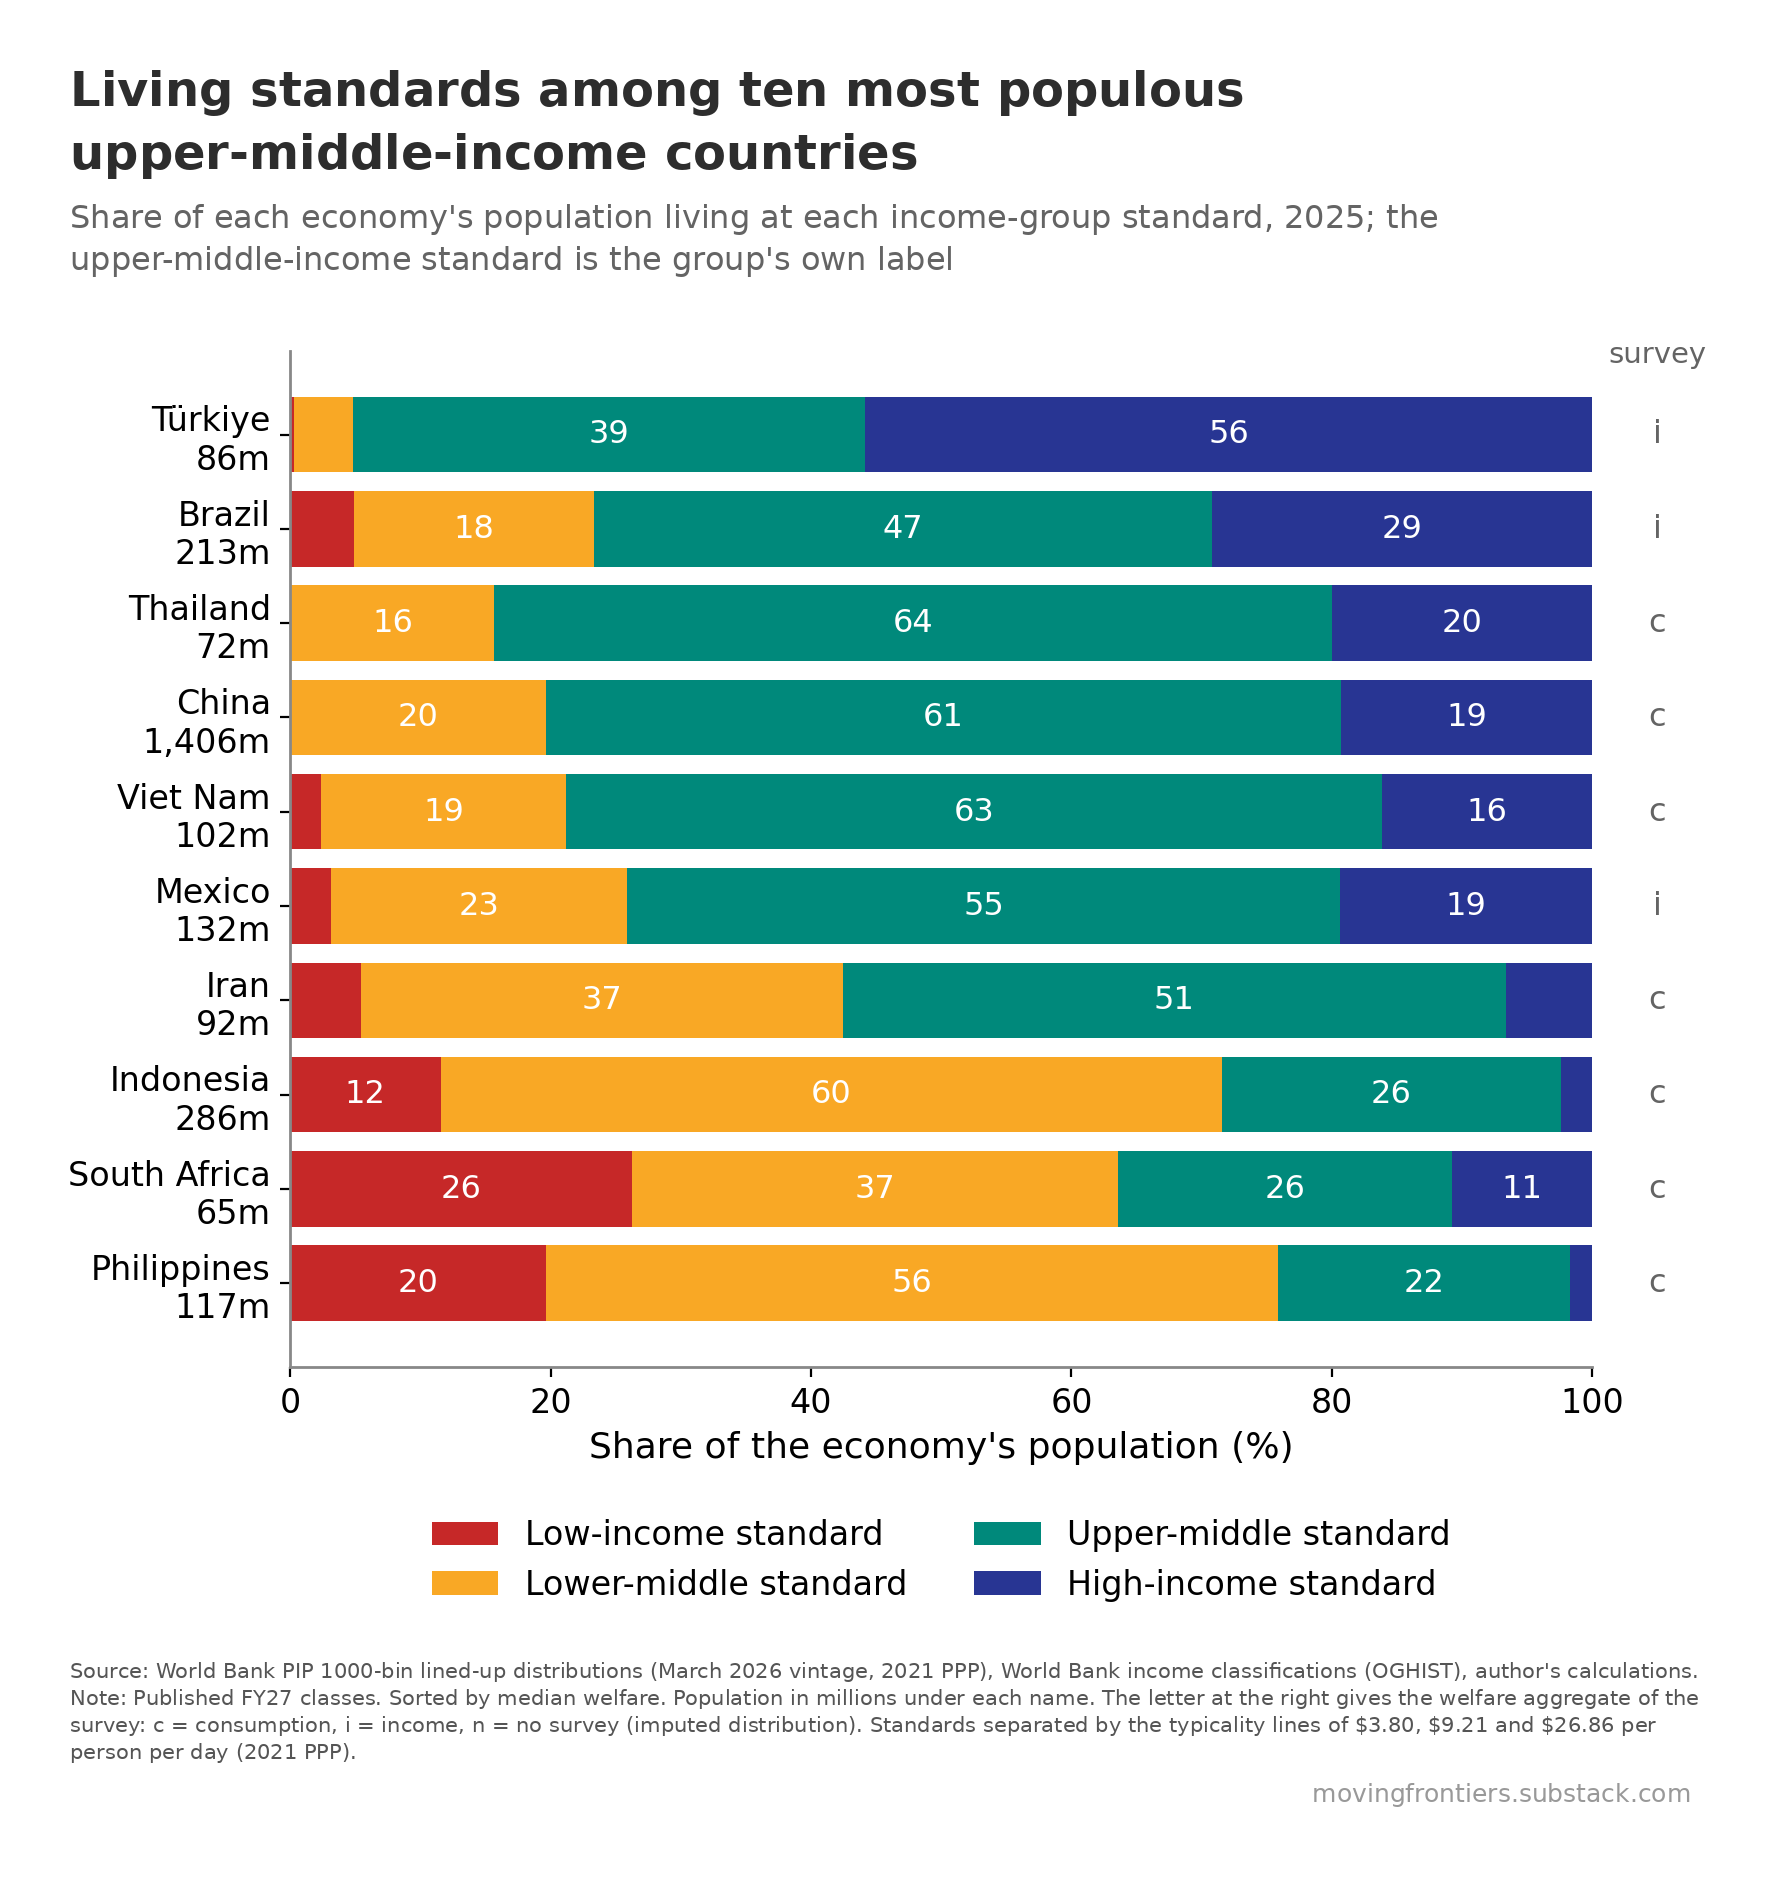

Here is the Python script that generated this plot:
"""chart-8b-ten-umics.py - Moving Frontiers, Belindia post. Self-sufficient: house style and data embedded.
Data frozen 12 Sep 2026 from World Bank PIP 1000-bin distributions (March 2026 vintage) and OGHIST (July 2026);
2026 = nowcast with China high income. Run: python3 chart-8b-ten-umics.py  ->  chart-8b-ten-umics.png (and chart-8b-ten-umics.csv is the same data).
Method: typicality lines = crossings of the four class curves of daily welfare (see belindia_typicality.xlsx)."""
import matplotlib; matplotlib.use("Agg")
import matplotlib.pyplot as plt, numpy as np, sys, types

# ---------------------------------------------------------------- house style (moving_frontiers_style.py, verbatim)
_mf = types.ModuleType("moving_frontiers_style"); sys.modules["moving_frontiers_style"] = _mf
exec(compile('"""\nmoving_frontiers_style.py - Moving Frontiers house style.\n\nDraw the plot in matplotlib, save it, then call compose(). The title, subtitle,\ncaption and watermark are laid out in PIL, where every gap is measured ink to ink\nrather than through matplotlib text boxes, which carry the font\'s full ascent and\ndescent whether or not the string has ascenders or descenders.\n\n    import moving_frontiers_style as mf\n    mf.rc()\n    fig, ax = plt.subplots(figsize=(8, 5.6), dpi=mf.DPI)\n    ...plot in mf.palette(2)...\n    fig.savefig("plot.png", dpi=mf.DPI, facecolor="white", bbox_inches="tight")\n    mf.compose("plot.png", "chart.png", TITLE, SUBTITLE, SOURCE, NOTE)\n\n"""\n\nimport os\nimport numpy as np\nimport matplotlib\nfrom PIL import Image, ImageDraw, ImageFont\n\nDPI = 200\n\n# ---- colours: the main elements, by how many series the chart has ----\nRED, GOLD, GREEN, BLUE = "#C62828", "#F9A825", "#00897B", "#283593"\nPALETTE = {1: [BLUE],\n           2: [RED, BLUE],\n           3: [RED, BLUE, GOLD],\n           4: [RED, GOLD, GREEN, BLUE]}\nGREY = "#888888"          # axes, rules, de-emphasised marks\n\n\ndef palette(n):\n    assert n in PALETTE, "the house palette covers one to four series"\n    return PALETTE[n]\n\n\n# ---- spacing, in pixels at 200 dpi, every gap ink to ink ----\nGAP_TITLE_SUB = 25        # subtitle below the title\nGAP_SUB_PLOT  = 70        # plot below the subtitle\nGAP_PLOT_CAP  = 60        # caption below the plot\nGAP_CAP_MARK  = 20        # watermark below the last caption line\nMARK_RIGHT    = 15        # watermark right edge, inside the content right edge\nBORDER        = 70        # empty space around the whole canvas\n\n# Canvas width is allowed to differ from chart to chart: each canvas is just the plot\n# plus the border. Pass content_w=<px> to compose() to pad a narrow plot out to a\n# common width instead, which is optional.\nCONTENT_W     = None\n\n# Type is fixed, not scaled to the chart. Sizing the title from the plot width made\n# it depend on how much white space matplotlib happened to leave, so a narrow chart\n# got a smaller title than a wide one in the same pack.\n# TYPE SCALES WITH THE CANVAS, so that a chart shown at a fixed display width, a\n# phone column say, always shows the same apparent type whatever its own pixel width.\n# The point sizes below are the sizes at REF_W; a canvas half again as wide gets type\n# half again as large, and the two look identical once both are scaled to the column.\n# Sizing type from the plot width, as an earlier version did, is not the same thing and\n# was a bug: it made the title depend on how much white space matplotlib happened to\n# leave around the axes rather than on how large the image is.\nREF_W      = 1980         # reference canvas width the point sizes below refer to\nTITLE_PT   = 19.44        # title, 54px at REF_W\nSUB_FRAC   = 0.68         # subtitle as a share of the title\nCAP_PT     = 8.5          # caption, 24px at REF_W\nMARK_MULT  = 1.2          # watermark as a share of the caption\nLEADING    = 1.32\n\n# Type inside the plot. Set once here and applied by rc(), so every chart in a pack\n# carries the same tick labels, axis titles and annotations. A build script that\n# passes its own fontsize= breaks that, so use these constants instead.\nAXIS_PT    = 13           # axis titles\nTICK_PT    = 12           # tick labels, both axes\nLEGEND_PT  = 12           # legend entries\nLABEL_PT   = 11.5         # in-plot labels and data values\nEMPH_PT    = 15           # emphasised data values, bold\n\nINK        = "#2D2D2D"    # title\nSUB_INK    = "#646464"    # subtitle\nCAP_INK    = "#555555"    # caption\nMARK_INK   = "#999999"    # watermark\nMARK_TEXT  = "movingfrontiers.substack.com"\nCREDIT     = ""\n\n\ndef rc():\n    """Matplotlib defaults for the plot itself."""\n    matplotlib.pyplot.rcParams.update({\n        "font.family": "DejaVu Sans", "font.size": AXIS_PT,\n        "axes.labelsize": AXIS_PT, "xtick.labelsize": TICK_PT,\n        "ytick.labelsize": TICK_PT, "legend.fontsize": LEGEND_PT,\n        "axes.edgecolor": GREY, "axes.linewidth": 1.0,\n        "figure.facecolor": "white", "axes.facecolor": "white"})\n\n\ndef style_ax(ax):\n    ax.spines["top"].set_visible(False)\n    ax.spines["right"].set_visible(False)\n\n\ndef _font(px, bold=False):\n    name = "DejaVuSans-Bold.ttf" if bold else "DejaVuSans.ttf"\n    for p in (os.path.join(matplotlib.get_data_path(), "fonts", "ttf", name),\n              "/usr/share/fonts/truetype/dejavu/" + name):\n        if os.path.exists(p):\n            return ImageFont.truetype(p, px)\n    raise FileNotFoundError(name)\n\n\ndef _ink(font, s):\n    """Ink top and bottom of a string relative to its baseline."""\n    b = font.getbbox(s, anchor="ls")\n    return b[1], b[3]\n\n\ndef _wrap(font, paragraphs, width):\n    """Greedy wrap. Also returns, for each line, which paragraph it came from, so a\n    line that ends because its paragraph ended can be told apart from one that ends\n    because the next word would not fit."""\n    lines, owner = [], []\n    for p, text in enumerate(paragraphs):\n        cur = ""\n        for w in text.split():\n            t = (cur + " " + w).strip()\n            if not cur or font.getlength(t) <= width:\n                cur = t\n            else:\n                lines.append(cur); owner.append(p); cur = w\n        if cur:\n            lines.append(cur); owner.append(p)\n    return lines, owner\n\n\ndef _crop(img):\n    g = np.array(img.convert("L"))\n    r = np.where((g < 250).any(1))[0]\n    c = np.where((g < 250).any(0))[0]\n    return img.crop((c.min(), r.min(), c.max() + 1, r.max() + 1))\n\n\ndef compose(plot_png, out_png, title, subtitle, source, note=None, credit=CREDIT,\n            content_w=CONTENT_W):\n    """Title band above the plot, caption and watermark below, BORDER px all around."""\n    plot = _crop(Image.open(plot_png).convert("RGB"))\n    PW, H = plot.size\n    W = max(PW, content_w or 0)          # the target is a floor, never a ceiling\n\n    k = (W + 2 * BORDER) / REF_W         # type scales with the canvas, not the plot\n    title_px = round(TITLE_PT * DPI / 72 * k)\n    cap_px   = round(CAP_PT * DPI / 72 * k)\n    f_title = _font(title_px, bold=True)\n    f_sub   = _font(int(title_px * SUB_FRAC))\n    f_cap   = _font(cap_px)\n    f_mark  = _font(round(cap_px * MARK_MULT))\n\n    tl, _ = _wrap(f_title, [title], W)\n    sl, _ = _wrap(f_sub, [subtitle], W)\n    paras = ["Source: " + source + (" " + credit if credit else "")]\n    if note:\n        paras.append("Note: " + note)\n    cl, owner = _wrap(f_cap, paras, W)\n    for i in range(len(cl) - 1):                       # lines must be maximally full\n        if owner[i + 1] == owner[i]:\n            nxt = cl[i + 1].split()[0]\n            assert f_cap.getlength(cl[i] + " " + nxt) > W, \\\n                f"caption line {i} is not filled to the full width"\n\n    tlh = int(f_title.size * LEADING)\n    slh = int(f_sub.size * LEADING)\n    clh = int(f_cap.size * LEADING)\n\n    # walk down the page, each gap measured from the ink above it\n    y, place = 0, []\n    for i, s in enumerate(tl):\n        base = y - _ink(f_title, s)[0] if i == 0 else place[-1][0] + tlh\n        place.append((base, s, f_title, INK, "left"))\n    y = place[-1][0] + _ink(f_title, tl[-1])[1]\n    for i, s in enumerate(sl):\n        base = (y + GAP_TITLE_SUB - _ink(f_sub, s)[0]) if i == 0 else place[-1][0] + slh\n        place.append((base, s, f_sub, SUB_INK, "left"))\n    y = place[-1][0] + _ink(f_sub, sl[-1])[1]\n\n    plot_y = y + GAP_SUB_PLOT\n    y = plot_y + H\n\n    for i, s in enumerate(cl):\n        base = (y + GAP_PLOT_CAP - _ink(f_cap, s)[0]) if i == 0 else place[-1][0] + clh\n        place.append((base, s, f_cap, CAP_INK, "left"))\n    y = place[-1][0] + _ink(f_cap, cl[-1])[1]\n    place.append((y + GAP_CAP_MARK - _ink(f_mark, MARK_TEXT)[0],\n                  MARK_TEXT, f_mark, MARK_INK, "right"))\n    y = place[-1][0] + _ink(f_mark, MARK_TEXT)[1]\n\n    canvas = Image.new("RGB", (W + 2 * BORDER, y + 2 * BORDER), "white")\n    canvas.paste(plot, (BORDER, plot_y + BORDER))     # left, with the title and caption\n    d = ImageDraw.Draw(canvas)\n    for base, s, f, col, align in place:\n        x = BORDER + (W - MARK_RIGHT - f.getlength(s) if align == "right" else 0)\n        d.text((x, base + BORDER), s, font=f, fill=col, anchor="ls")\n    canvas.save(out_png)\n    verify(out_png)\n    return out_png\n\n\ndef verify(png):\n    """Blank pixel rows between each block, and the border, must match the constants."""\n    a = np.array(Image.open(png).convert("L"))\n    Hh, Ww = a.shape\n    ink = a < 250\n    rows = np.where(ink.any(1))[0]\n    cols = np.where(ink.any(0))[0]\n    bands, start, prev = [], rows[0], rows[0]\n    for r in rows[1:]:\n        if r - prev > 3:\n            bands.append((start, prev)); start = r\n        prev = r\n    bands.append((start, prev))\n    gaps = [bands[i + 1][0] - bands[i][1] - 1 for i in range(len(bands) - 1)]\n    assert GAP_SUB_PLOT in gaps, f"no {GAP_SUB_PLOT}px gap below the subtitle"\n    assert GAP_PLOT_CAP in gaps, f"no {GAP_PLOT_CAP}px gap above the caption"\n    assert gaps[-1] == GAP_CAP_MARK, \\\n        f"gap above the watermark is {gaps[-1]}px, expected {GAP_CAP_MARK}"\n    assert (rows[0], Hh - 1 - rows[-1], cols[0]) == (BORDER, BORDER, BORDER), \\\n        f"top, bottom and left borders are {(rows[0], Hh - 1 - rows[-1], cols[0])}, " \\\n        f"expected {BORDER}"\n    assert Ww - 1 - cols[-1] >= BORDER, \\\n        f"right border is {Ww - 1 - cols[-1]}, expected at least {BORDER}"\n    wm_cols = np.where(ink[bands[-1][0]:bands[-1][1] + 1, :].any(0))[0]\n    assert Ww - 1 - wm_cols.max() >= BORDER + MARK_RIGHT - 3, "watermark right margin is wrong"\n    return gaps\n', "moving_frontiers_style.py", "exec"), _mf.__dict__)
mf = _mf

# ---------------------------------------------------------------- data
DATA = {'code': ['TUR', 'BRA', 'THA', 'CHN', 'VNM', 'MEX', 'IRN', 'IDN', 'ZAF', 'PHL'], 'economy': ['Türkiye', 'Brazil', 'Thailand', 'China', 'Viet Nam', 'Mexico', 'Iran', 'Indonesia', 'South Africa', 'Philippines'], 'group': ['UM', 'UM', 'UM', 'UM', 'UM', 'UM', 'UM', 'UM', 'UM', 'UM'], 'wtype': ['i', 'i', 'c', 'c', 'c', 'i', 'c', 'c', 'c', 'c'], 'pop_m': [85.7, 212.8, 71.6, 1405.8, 101.6, 131.9, 92.4, 285.7, 64.7, 116.8], 'at_L': [0.0027, 0.0491, 0.001, 0.0004, 0.024, 0.0311, 0.0542, 0.1155, 0.2629, 0.1964], 'at_LM': [0.0453, 0.1844, 0.1559, 0.1957, 0.1881, 0.2275, 0.37, 0.5998, 0.3728, 0.5626], 'at_UM': [0.3936, 0.4745, 0.6433, 0.6113, 0.6265, 0.5477, 0.5096, 0.2604, 0.2568, 0.2241], 'at_H': [0.5583, 0.2921, 0.1998, 0.1926, 0.1615, 0.1937, 0.0663, 0.0243, 0.1075, 0.0169], 'median': [29.72, 17.26, 15.93, 15.47, 14.91, 14.32, 10.27, 6.66, 6.52, 6.04]}

TITLE = 'Living standards among ten most populous upper-middle-income countries'
SUBTITLE = "Share of each economy's population living at each income-group standard, 2025; the upper-middle-income standard is the group's own label"
SOURCE = "World Bank PIP 1000-bin lined-up distributions (March 2026 vintage, 2021 PPP), World Bank income classifications (OGHIST), author's calculations."
NOTE = 'Published FY27 classes. Sorted by median welfare. Population in millions under each name. The letter at the right gives the welfare aggregate of the survey: c = consumption, i = income, n = no survey (imputed distribution). Standards separated by the typicality lines of $3.80, $9.21 and $26.86 per person per day (2021 PPP).'

def build():
    mf.rc()
    fig, ax = plt.subplots(figsize=(8.4, 6.6), dpi=mf.DPI)
    mf.style_ax(ax)

    n = len(DATA["code"]); y = np.arange(n)[::-1]; c4 = mf.palette(4); keys = ["at_L", "at_LM", "at_UM", "at_H"]
    left = np.zeros(n)
    for k, key in enumerate(keys):
        v = np.array(DATA[key]) * 100
        ax.barh(y, v, left=left, color=c4[k], label=["Low-income standard", "Lower-middle standard", "Upper-middle standard", "High-income standard"][k])
        for i in range(n):
            if v[i] >= 8: ax.text(left[i] + v[i] / 2, y[i], f"{v[i]:.0f}", ha="center", va="center", color="white", fontsize=mf.LABEL_PT)
        left += v
    ax.set_yticks(y); ax.set_yticklabels([f"{e}\n{p:,.0f}m" for e, p in zip(DATA["economy"], DATA["pop_m"])])
    for i in range(n): ax.text(105, y[i], DATA["wtype"][i], ha="center", va="center", fontsize=mf.LABEL_PT, color=mf.SUB_INK, clip_on=False)
    ax.text(105, n - 0.3, "survey", ha="center", va="bottom", fontsize=mf.LABEL_PT - 1, color=mf.SUB_INK, clip_on=False)
    ax.set_xlim(0, 100); ax.set_xlabel("Share of the economy's population (%)")
    ax.legend(loc="upper center", bbox_to_anchor=(0.5, -0.12), ncol=2, frameon=False)

    fig.savefig("chart-8b-ten-umics-plot.png", dpi=mf.DPI, facecolor="white", bbox_inches="tight")
    plt.close(fig)
    mf.compose("chart-8b-ten-umics-plot.png", "chart-8b-ten-umics.png", TITLE, SUBTITLE, SOURCE, NOTE)
    import os; os.remove("chart-8b-ten-umics-plot.png")
    print("wrote chart-8b-ten-umics.png")

if __name__ == "__main__":
    build()
